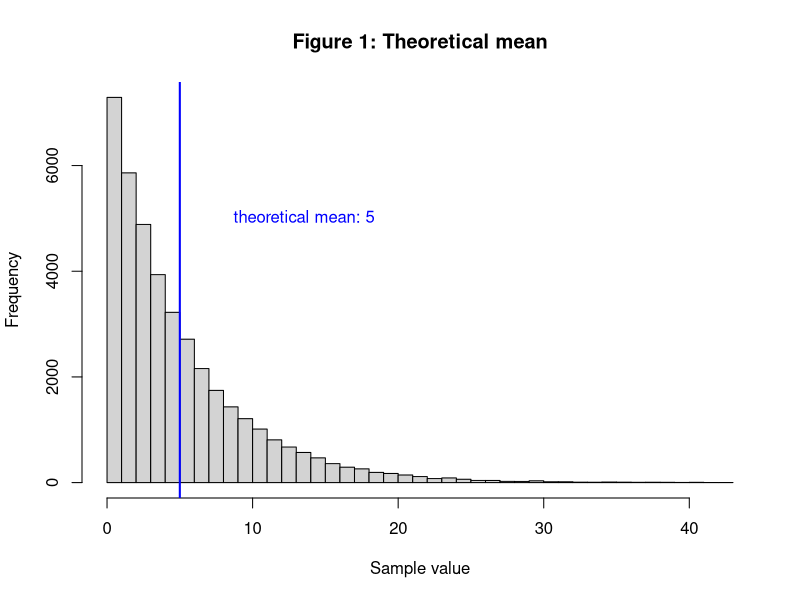
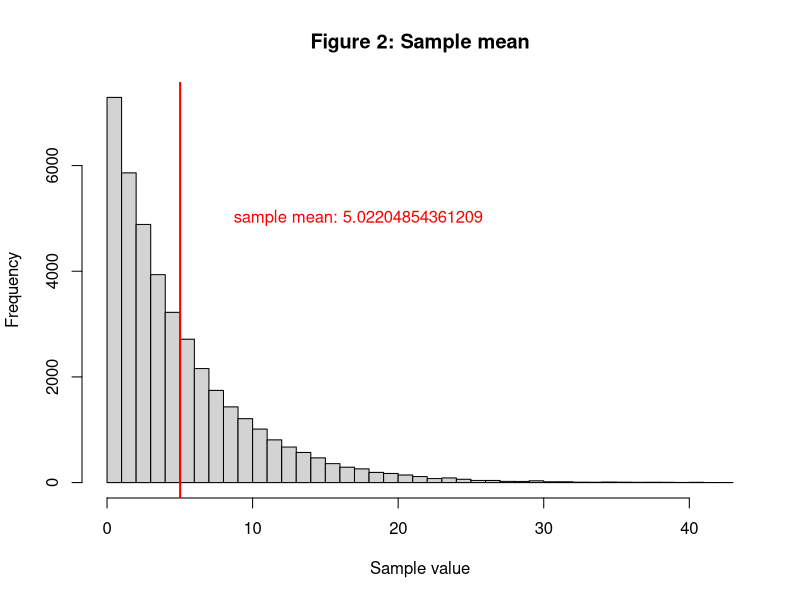
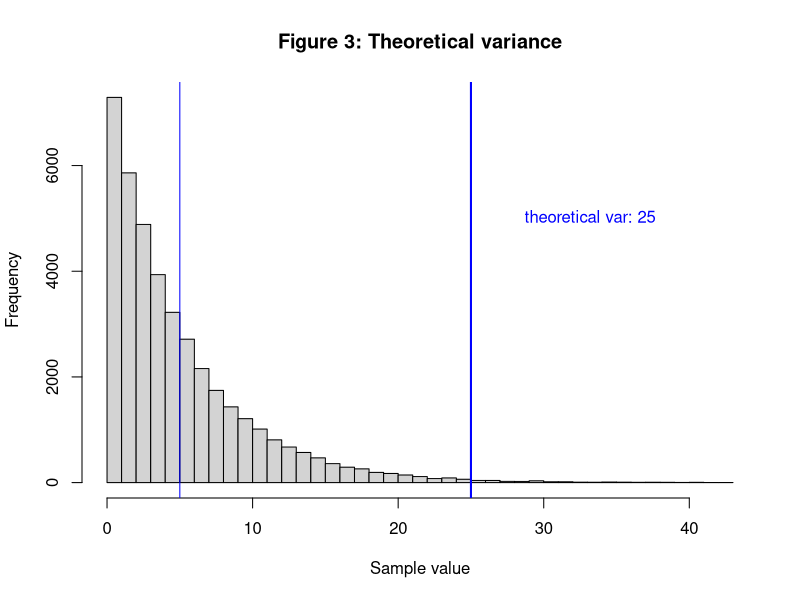
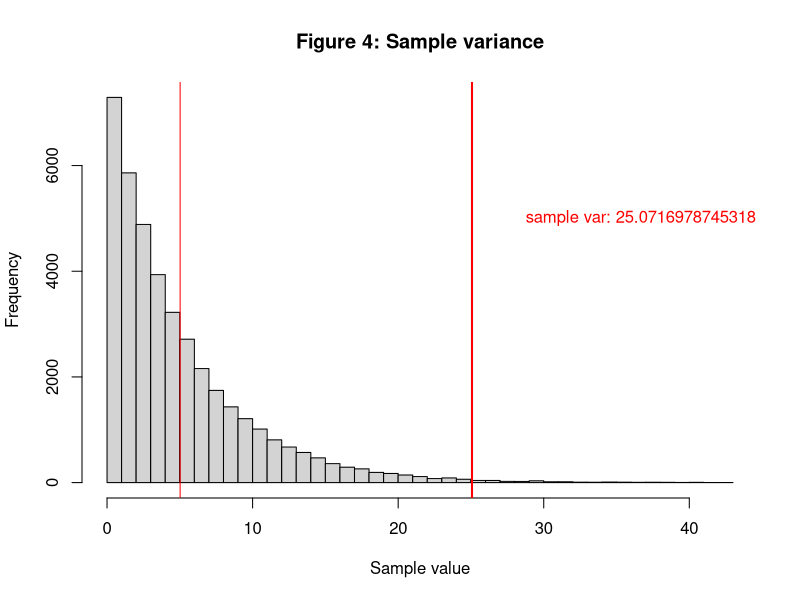
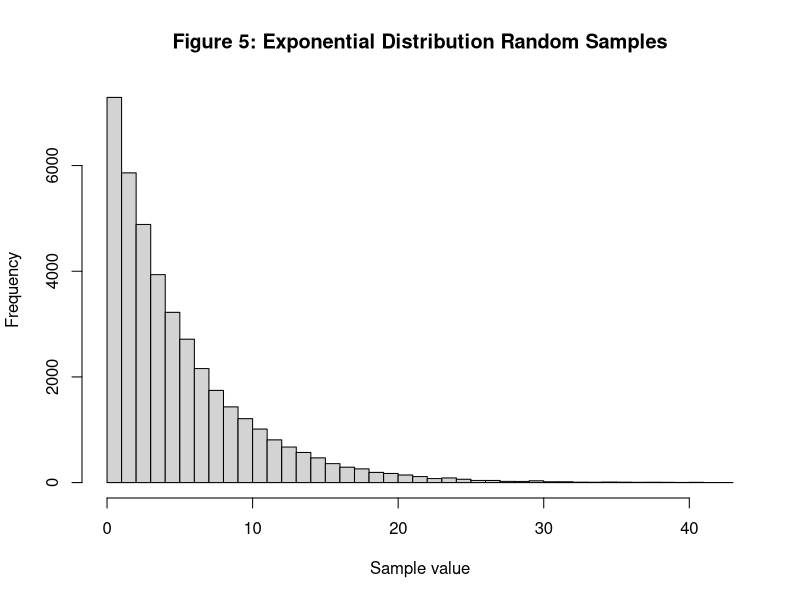
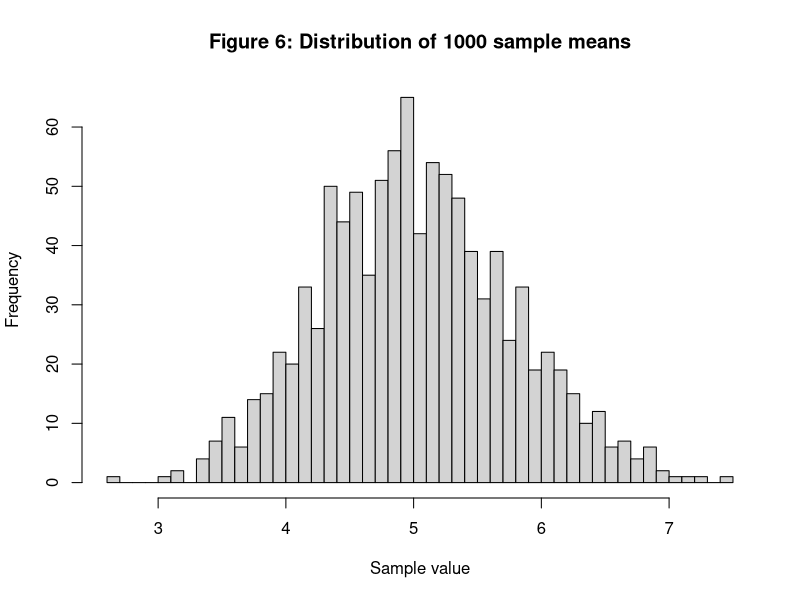

Recreate these plots in R, in order.
## ---- chunk 1
lambda <- 0.2
#No. of simulations
nsim <- 1000
#No. of samples per simulation
n <- 40
## ---- chunk 2
simulations <- matrix(rexp(nsim * n,lambda), nsim)
## ---- chunk 3
mns <- apply(simulations, 1, mean)
vars <- apply(simulations, 1, var)
## ---- chunk 4
mean <- 1/lambda
mean
## ---- chunk 5
samplemean <- mean(mns)
samplemean
## ---- chunk 6
sd <- 1/lambda
var <- sd^2
var
## ---- chunk 7
#Take an average of the sample vars
samplevar <- mean(vars)
samplevar
## ---- chunk 8
hist(simulations,breaks = 50, xlab="Sample value", main="Figure 1: Theoretical mean")
abline(v = mean, col = "blue", lwd = 2)
text(mean+3, 5000 , paste("theoretical mean:", mean), pos = 4, col="blue")
## ---- chunk 9
hist(simulations,breaks = 50, xlab="Sample value", main="Figure 2: Sample mean")
abline(v = samplemean, col = "red", lwd = 2)
text(samplemean+3, 5000 , paste("sample mean:", samplemean), pos = 4, col="red")
## ---- chunk 10
hist(simulations,breaks = 50, xlab="Sample value", main="Figure 3: Theoretical variance")
abline(v = mean, col = "blue", lwd = 1)
abline(v = var, col = "blue", lwd = 2)
text(var+3, 5000 , paste("theoretical var:", var), pos = 4, col="blue")
## ---- chunk 11
hist(simulations,breaks = 50, xlab="Sample value", main="Figure 4: Sample variance")
abline(v = samplemean, col = "red", lwd = 1)
abline(v = samplevar, col = "red", lwd = 2)
text(samplevar+3, 5000 , paste("sample var:", samplevar), pos = 4, col="red")
## ---- chunk 12
hist(simulations,breaks=50, xlab="Sample value", 
     main="Figure 5: Exponential Distribution Random Samples")
## ---- chunk 13
hist(mns,breaks=50, xlab="Sample value", 
     main="Figure 6: Distribution of 1000 sample means")
